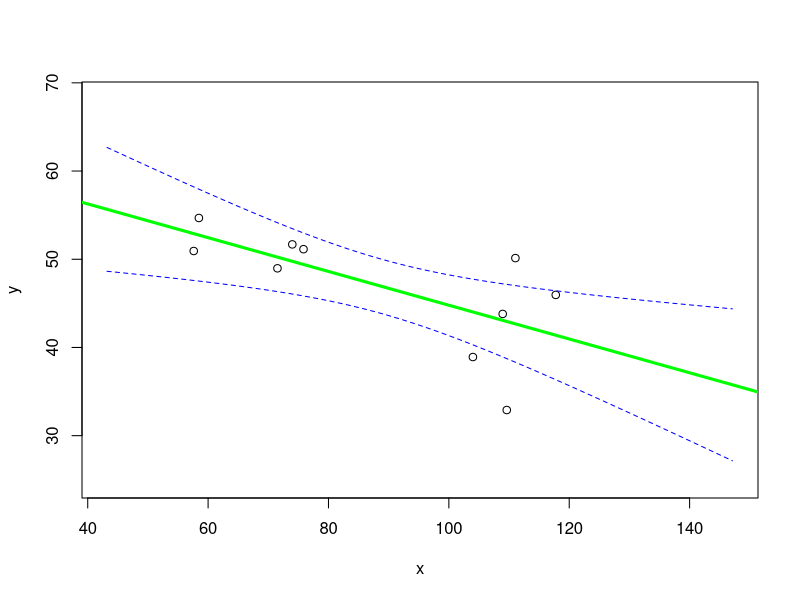
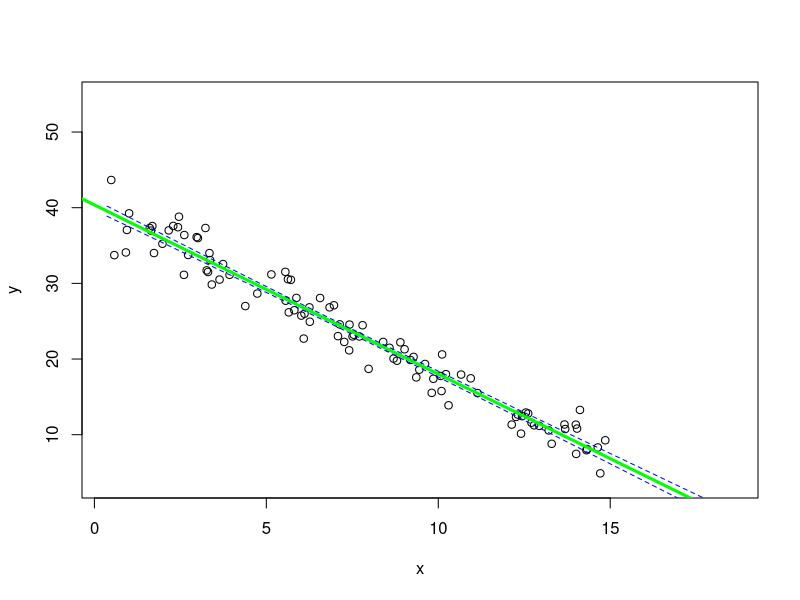
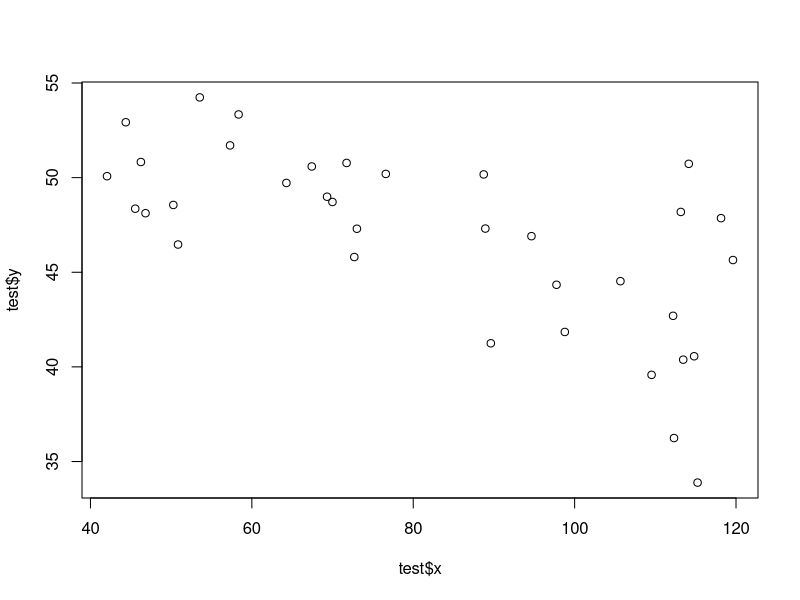
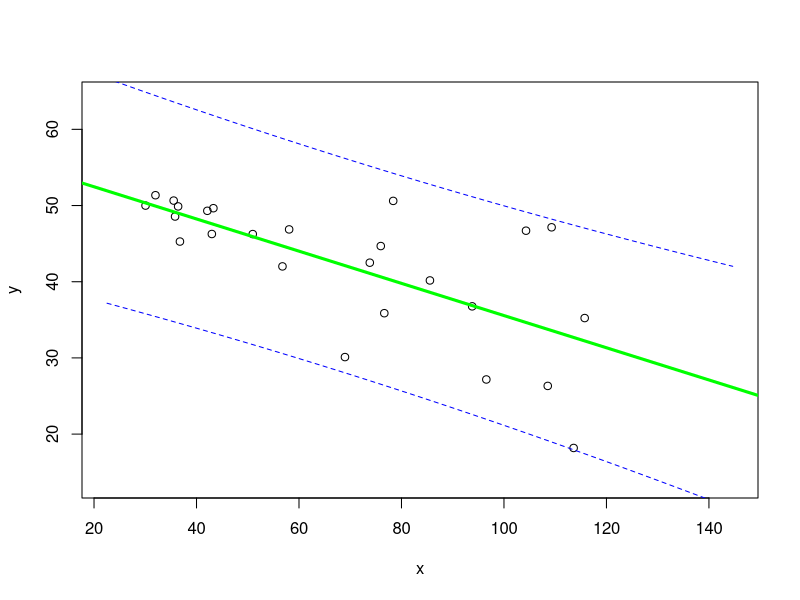
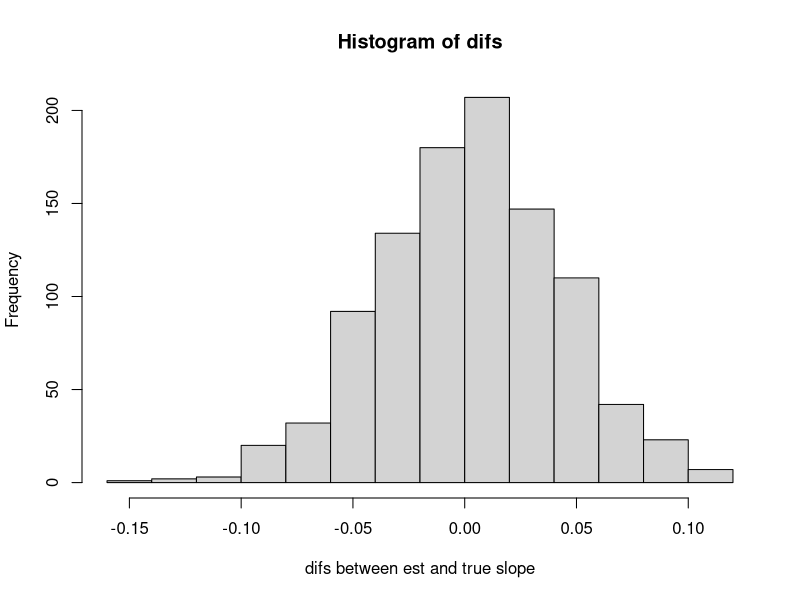
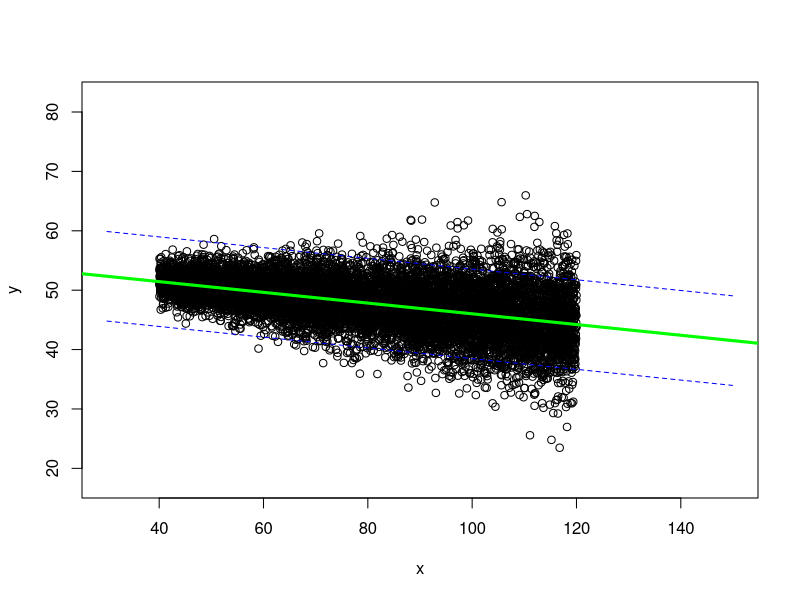
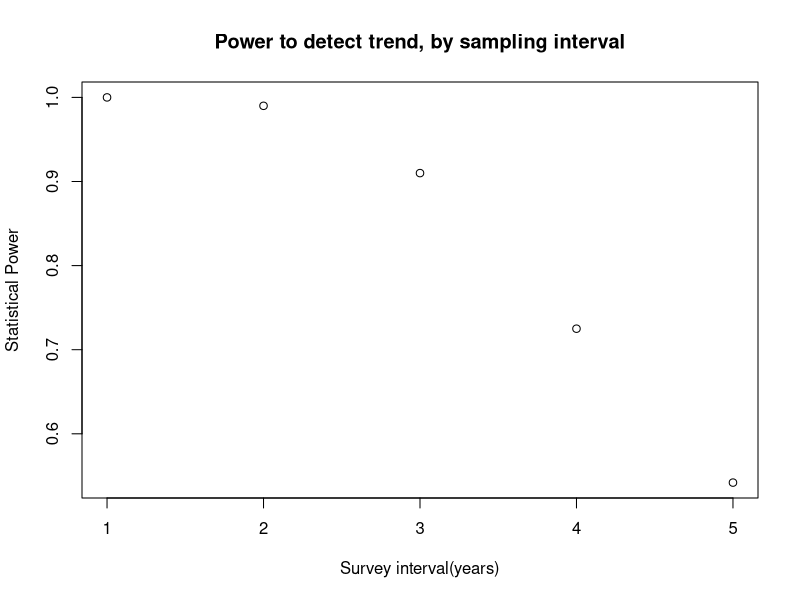
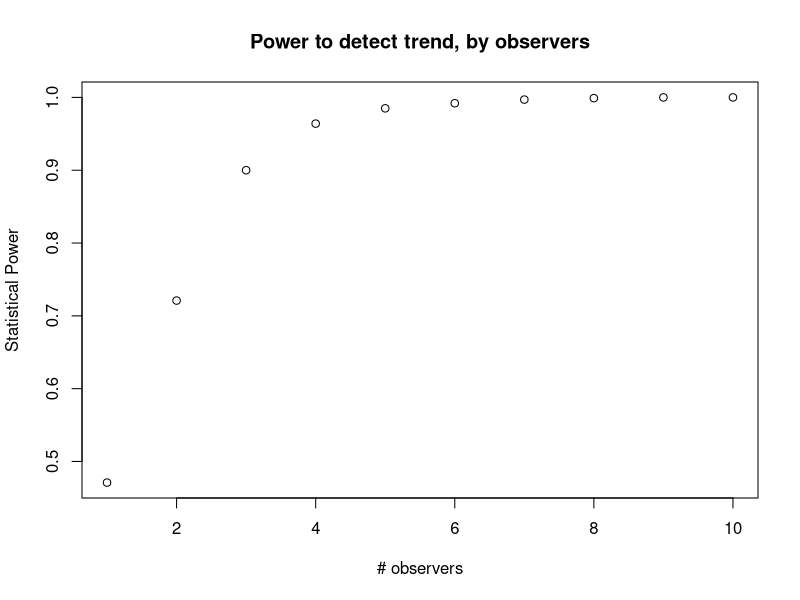

Write the R code that produced these figures, in order. (Note: a time limit stopped this script after it produced the figures.)

############################################################
####                                                    ####  
####  NRES 746, Lab 2                                   ####
####                                                    ####
####  Kevin Shoemaker                                   #### 
####  University of Nevada, Reno                        ####
####                                                    #### 
############################################################


############################################################
####  The virtual ecologist                             ####
############################################################



#############
## exercise 2.1a

LMDataSim <- function(sample.size,xlimits,coefs,stdev){
  xvals <- runif(sample.size,xlimits[1],xlimits[2])
  yvals <- coefs[1] + coefs[2]*xvals
  yvals <- rnorm(sample.size,yvals,stdev)
  out <- data.frame(x=xvals,y=yvals)
  return(out)
}


LMDataSim(sample.size=10,xlimits=c(40,120),coefs=c(55,-0.09),stdev=6.8)


temp <- LMDataSim(sample.size=500,xlimits=c(-2,10),coefs=c(10,-0.21),stdev=.1)

coef(lm(y~x,data=temp))[2]


#############
## exercise 2.1b

LMVerify_pt1 <- function(sim.dataset,trueparams,plot=T){
  names <- names(sim.dataset)
  form <- as.formula(sprintf("%s ~ %s",names[2],names[1]) )   # note: this is to make sure the function runs for whatever your column names are. But fine if you hardcoded the names x and y!
  mod <- lm(form,data=sim.dataset)
  coefs <- coefficients(mod)
  sdest <- summary(mod)$sigma
  coefs <- c(coefs,sdest)
  names(coefs) <- c("intercept",names[1],"stdev")
  if(plot==T){
    xl <- range(sim.dataset[,1])*c(0.75,1.25) 
    yl <- range(sim.dataset[,2])*c(0.75,1.25)
    newdata <- data.frame(temp=seq(xl[1],xl[2],0.1))
    names(newdata) <- names[1]
    ci <- predict(mod,newdata,interval="confidence",level=0.9)
    plot(sim.dataset,ylim=yl,xlim=xl)
    abline(mod,col="green",lwd=3)
    lines(newdata[,1],ci[,"lwr"],col="blue",lty=2)
    lines(newdata[,1],ci[,"upr"],col="blue",lty=2)
  }
  cislope <- confint(mod,names[1],level=0.9)
  trueslope <- trueparams[2]
  is.inside <- ifelse((trueslope>=cislope[1])&(trueslope<=cislope[2]),TRUE,FALSE)
  out <- list()
  out$trueparams <- trueparams  
  out$fittedparams <- coefs   
  out$inside <- is.inside
  return(out)
}


simdat <- LMDataSim(sample.size=10,xlimits=c(40,120),coefs=c(55,-0.09),stdev=6.8)

LMVerify_pt1(sim.dataset = simdat, trueparams = c(55,-0.09,6.8), plot=T)


simdat2 <- LMDataSim(sample.size=100,xlimits=c(0,15),coefs=c(40,-2.2),stdev=1.8)

LMVerify_pt1(sim.dataset = simdat2, trueparams = c(40,-2.2,1.8), plot=T)


#############
## exercise 2.1c

reps=1000
trueparams <- c(55,-0.09,6.8)
is.inside <- logical(reps)

i=1   # for debugging
for(i in 1:reps){
  simdat <- LMDataSim(sample.size=10,xlimits=c(40,120),coefs=trueparams[c(1:2)],stdev=trueparams[3])
  lmv <- LMVerify_pt1(sim.dataset = simdat, trueparams = trueparams,plot=FALSE)
  is.inside[i] <- lmv[[3]]
}

sum(is.inside)/reps



#############
## exercise 2.2a

LMDataSim2 <- function(sample.size,xlimits,coefs,sd_coefs){
  xvals <- runif(sample.size,xlimits[1],xlimits[2])
  yvals <- coefs[1] + coefs[2]*xvals
  sds <- sd_coefs[1] + sd_coefs[2]*xvals
  yvals <- rnorm(sample.size,yvals,sds)
  out <- data.frame(x=xvals,y=yvals)
  return(out)
}


test <- LMDataSim2(sample.size=35,xlimits=c(40,120),coefs=c(55,-0.09),sd_coefs=c(-0.2,0.04))
plot(test$x,test$y)


#############
## exercise 2.2b

LMVerify_pt2 <- function(sim.dataset,trueparams,plot=T){
  names <- names(sim.dataset)
  form <- as.formula(sprintf("%s ~ %s",names[2],names[1]) )   # note: this is to make sure the function runs for whatever your column names are!
  mod <- lm(form,data=sim.dataset)
  coefs <- coefficients(mod)
  names(coefs) <- c("intercept",names[1])
  if(plot==T){
    xl <- range(sim.dataset[,1])*c(0.75,1.25)
    yl <- range(sim.dataset[,2])*c(0.75,1.25)
    newdata <- data.frame(temp=seq(xl[1],xl[2],0.1))
    names(newdata) <- names[1]
    ci <- predict(mod,newdata,interval="prediction")
    plot(sim.dataset,ylim=yl,xlim=xl)
    abline(mod,col="green",lwd=3)
    lines(newdata[,1],ci[,"lwr"],col="blue",lty=2)
    lines(newdata[,1],ci[,"upr"],col="blue",lty=2)
  }
  cislope <- confint(mod,names[1])
  trueslope <- trueparams[2]
  is.inside <- ifelse((trueslope>=cislope[1])&(trueslope<=cislope[2]),TRUE,FALSE)
  out <- list()
  out$trueparams <- trueparams
  out$fittedparams <- coefs
  out$inside <- is.inside
  return(out)
}


simdat3 <- LMDataSim2(sample.size=25,xlimits=c(30,120),coefs=c(55,-0.19),sd_coefs=c(-1.4,0.11))
LMVerify_pt2(sim.dataset = simdat3, trueparams = c(55,-0.19),plot=T)


##########
#  Exercise 2.2c

### pt 1.

reps=1000
difs <- numeric(reps)
i=1
for(i in 1:reps){
  simdat <- LMDataSim2(sample.size=20,xlimits=c(40,120),coefs=c(55,-0.09),sd_coefs=c(-0.3,0.05))
  temp <- LMVerify_pt2(sim.dataset = simdat, trueparams = c(55,-0.09),plot=F)
  difs[i] <- temp$fittedparams[2]-temp$trueparams[2]
}

hist(difs,xlab="difs between est and true slope")
mean(difs)  ## this test seems relatively robust to violations of homoskedasticity in this case!


##  Part 2

simdat_lots <- LMDataSim2(sample.size=10000,xlimits=c(40,120),coefs=c(55,-0.09),sd_coefs=c(-0.3,0.05))
simdat_sample <- LMDataSim2(sample.size=10,xlimits=c(40,120),coefs=c(55,-0.09),sd_coefs=c(-0.3,0.05))
temp <- LMVerify_pt2(sim.dataset = simdat_lots, trueparams = c(55,-0.09),plot=T)



############
# Exercise 2.3: power analysis


####### first, read in the functions from the "virtual ecologist" lecture. 

########
# function for computing the number of observed/detected animals in a single survey

    # Arguments:
      # TrueN: true population abundance
      # surveyors: number of survey participants each day
      # days: survey duration, in days

NumObserved <- function(TrueN=1000,surveyors=1,days=3){
  probPerPersonDay <- 0.02      # define the probability of detection per animal per person-day [hard-coded- potentially bad coding practice!]
  probPerDay <- 1-(1-probPerPersonDay)^surveyors      # define the probability of detection per animal per day (multiple surveyors)(animal must be detected at least once)
  probPerSurvey <- 1-(1-probPerDay)^days       # define the probability of detection per animal for the entire survey
  nobs <- rbinom(1,size=TrueN,prob=probPerSurvey)     # simulate the number of animals detected!
  return(nobs)
}
# NumObserved(TrueN=500,surveyors=2,days=7)   # test the new function


#########
# function for computing expected abundance dynamics of a declining population (deterministic component!)

    # Arguments:
      # LastYearAbund: true population abundance in the previous year
      # trend: proportional change in population size from last year

ThisYearAbund <- function(LastYearAbund=1000,trend=-0.03){
  CurAbund <- LastYearAbund + trend*LastYearAbund    # compute abundance this year
  CurAbund <- floor(CurAbund)  # can't have fractional individuals!
  return(CurAbund)
}


########
# develop a function for simulating monitoring data from a declining population

    # Arguments:
      # initabund: true initial population abundance
      # trend: proportional change in population size from last year
      # years: duration of simulation
      # observers: number of survey participants each day
      # days: survey duration, in days
      # survint: survey interval, in years (e.g., 2 means surveys are conducted every other year)

SimulateMonitoringData <- function(initabund=1000,trend=-0.03,years=25,observers=1,days=3,survint=2){
  prevabund <- initabund        # initialize "previous-year abundance" at initial abundance 
  detected <- numeric(years)     # set up storage variable
  for(y in 1:years){            # for each year of the simulation:
    thisAbund <- ThisYearAbund(prevabund,trend)             # compute the current abundance on the basis of the trend
    detected[y] <- NumObserved(thisAbund,observers,days)     # sample the current population using this monitoring scheme
    prevabund <- thisAbund   # set this years abundance as the previous years abundance (to set up the simulation for next year)
  }
  surveyed <- c(1:years)%%survint==0    # which years were surveys actually performed?
  detected[!surveyed] <- NA            # if the survey is not performed that year, return a missing value
  return(detected)       # return the number of individuals detected
}


#########
# finally, develop a function for assessing whether or not a decline was detected:

    # Arguments:
      # monitoringData: simulated results from a long-term monitoring study
      # alpha: define acceptable type-I error rate (false positive rate)

IsDecline <- function(monitoringData,alpha=0.05){
  time <- 1:length(monitoringData)      # vector of survey years
  model <- lm(monitoringData~time)    # for now, let's use ordinary linear regression (perform linear regression on simulated monitoring data)
  p_value <- summary(model)$coefficients["time","Pr(>|t|)"]      # extract the p-value  
  isdecline <- ifelse(summary(model)$coefficients["time","Estimate"]<0,TRUE,FALSE)     # determine if the simulated monitoring data determined a "significant" decline
  sig_decline <- ifelse((p_value<=alpha)&(isdecline),TRUE,FALSE)    # if declining and significant trend, then the monitoring protocol successfully diagnosed a decline
  return(sig_decline)
}



###########
# Lab exercise 2.3a: develop a "power" function to return the statistical power to detect a decline under alternative monitoring schemes...

GetPower <- function(initabund=1000,nreps=1000,trend=-0.03,years=25,days=3,observers=1,survint=2,alpha=0.05){
  decline <- logical(nreps)
  for(i in 1:nreps){
    detected <- SimulateMonitoringData(initabund,trend,years,observers,days,survint)
    decline[i] <- IsDecline(detected,alpha)
  }
  Power <- sum(decline)/nreps
  return(Power)
}


GetPower(survint=3)         # test the new function, using mostly the default values

## or

GetPower(initabund=1000,nreps=1000,trend=-0.03,years=25,days=1,observers=1,survint=2,alpha=0.1)


########
# exercise 2.3b

########  survey intervals

initabund = 1000
survints <- c(1:5)
powers <- numeric(length(survints))
for(i in 1:length(survints)){
  powers[i] <- GetPower(survint=survints[i])
}

plot(powers~survints,xlab="Survey interval(years)",ylab="Statistical Power",main="Power to detect trend, by sampling interval")

#######  number of observers

initabund = 1000
observers <- c(1:10)
powers <- numeric(length(observers))
for(i in 1:length(observers)){
  powers[i] <- GetPower(observers=observers[i],days=1,survint=3)
}

plot(powers~observers,xlab="# observers",ylab="Statistical Power",main="Power to detect trend, by observers")

####### days per survey bout

initabund = 1000
days <- c(1:5)
powers <- numeric(length(days))
for(i in 1:length(days)){
  powers[i] <- GetPower(days=days[i])
}

plot(powers~days,xlab="days per bout",ylab="Statistical Power",main="Power to detect trend, by days per sampling bout")



########
# exercise 2.3c

## there are many correct answers here!  Here is one way to evaluate multiple scenarios:


# GetPower(observers=1,days=3,alpha=0.05,years=25,survint=2,trend=-0.03)

scenarios <- data.frame(
  observers = rep(rep(c(1:5),times=5),times=4),
  days = rep(rep(1:5,each=5),times=4),
  survint = rep(4:1,each=25)
)
powers <- numeric(nrow(scenarios))
costs <- numeric(nrow(scenarios))

i=1
for(i in 1:nrow(scenarios)){
  nyears <- 25
  powers[i] <- GetPower(observers=scenarios$observers[i],days=scenarios$days[i],alpha=0.05,years=nyears,survint=scenarios$survint[i],trend=-0.03)
  nsurveys <- floor(nyears/scenarios$survint[i])
  costs[i] <- nsurveys*2000 + nsurveys*scenarios$observers[i]*scenarios$days[i]*200
}

successful <- which(powers>=0.75)

leastcost <- which.min(costs[successful])

bestscenario <- successful[leastcost]   # find the successful scenario with minimum cost...

scenarios[bestscenario,]    # identify the params for the best scenario!


##########
#  END LAB 2
##########
